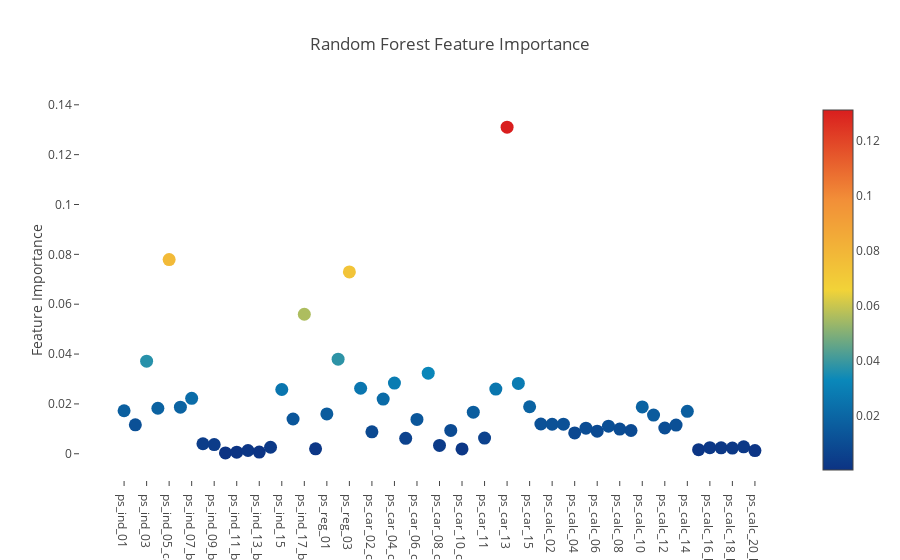

Here is the notebook cell this chart was saved with:
### Code cell
# Scatter plot 
trace = go.Scatter(
    y = rf.feature_importances_,
    x = features,
    mode='markers',
    marker=dict(
        sizemode = 'diameter',
        sizeref = 1,
        size = 13,
        #size= rf.feature_importances_,
        #color = np.random.randn(500), #set color equal to a variable
        color = rf.feature_importances_,
        colorscale='Portland',
        showscale=True
    ),
    text = features
)
data = [trace]

layout= go.Layout(
    autosize= True,
    title= 'Random Forest Feature Importance',
    hovermode= 'closest',
     xaxis= dict(
         ticklen= 5,
         showgrid=False,
        zeroline=False,
        showline=False
     ),
    yaxis=dict(
        title= 'Feature Importance',
        showgrid=False,
        zeroline=False,
        ticklen= 5,
        gridwidth= 2
    ),
    showlegend= False
)
fig = go.Figure(data=data, layout=layout)
py.iplot(fig,filename='scatter2010')

### Figure 1 — Plotly figure (JSON) as saved in the notebook; plotly's stock layout.template omitted (floating-point values rounded to 4 significant figures)
{"data": [{"marker": {"color": [0.01725, 0.01162, 0.03716, 0.01825, 0.07792, 0.0187, 0.02226, 0.004019, 0.003677, 0.0003535, 0.0006407, 0.001316, 0.0006906, 0.002619, 0.02578, 0.01394, 0.05596, 0.001962, 0.01597, 0.03796, 0.07294, 0.02628, 0.008811, 0.02193, 0.02834, 0.006198, 0.01378, 0.03234, 0.00335, 0.009375, 0.001949, 0.01669, 0.006278, 0.02595, 0.131, 0.0282, 0.01887, 0.01194, 0.01184, 0.01188, 0.008358, 0.01026, 0.009041, 0.01106, 0.009909, 0.009328, 0.01877, 0.01554, 0.01034, 0.01151, 0.01702, 0.00165, 0.002436, 0.002375, 0.002286, 0.002776, 0.001286], "colorscale": "Portland", "showscale": true, "size": 13, "sizemode": "diameter", "sizeref": 1}, "mode": "markers", "text": ["ps_ind_01", "ps_ind_02_cat", "ps_ind_03", "ps_ind_04_cat", "ps_ind_05_cat", "ps_ind_06_bin", "ps_ind_07_bin", "ps_ind_08_bin", "ps_ind_09_bin", "ps_ind_10_bin", "ps_ind_11_bin", "ps_ind_12_bin", "ps_ind_13_bin", "ps_ind_14", "ps_ind_15", "ps_ind_16_bin", "ps_ind_17_bin", "ps_ind_18_bin", "ps_reg_01", "ps_reg_02", "ps_reg_03", "ps_car_01_cat", "ps_car_02_cat", "ps_car_03_cat", "ps_car_04_cat", "ps_car_05_cat", "ps_car_06_cat", "ps_car_07_cat", "ps_car_08_cat", "ps_car_09_cat", "ps_car_10_cat", "ps_car_11_cat", "ps_car_11", "ps_car_12", "ps_car_13", "ps_car_14", "ps_car_15", "ps_calc_01", "ps_calc_02", "ps_calc_03", "ps_calc_04", "ps_calc_05", "ps_calc_06", "ps_calc_07", "ps_calc_08", "ps_calc_09", "ps_calc_10", "ps_calc_11", "ps_calc_12", "ps_calc_13", "ps_calc_14", "ps_calc_15_bin", "ps_calc_16_bin", "ps_calc_17_bin", "ps_calc_18_bin", "ps_calc_19_bin", "ps_calc_20_bin"], "type": "scatter", "x": ["ps_ind_01", "ps_ind_02_cat", "ps_ind_03", "ps_ind_04_cat", "ps_ind_05_cat", "ps_ind_06_bin", "ps_ind_07_bin", "ps_ind_08_bin", "ps_ind_09_bin", "ps_ind_10_bin", "ps_ind_11_bin", "ps_ind_12_bin", "ps_ind_13_bin", "ps_ind_14", "ps_ind_15", "ps_ind_16_bin", "ps_ind_17_bin", "ps_ind_18_bin", "ps_reg_01", "ps_reg_02", "ps_reg_03", "ps_car_01_cat", "ps_car_02_cat", "ps_car_03_cat", "ps_car_04_cat", "ps_car_05_cat", "ps_car_06_cat", "ps_car_07_cat", "ps_car_08_cat", "ps_car_09_cat", "ps_car_10_cat", "ps_car_11_cat", "ps_car_11", "ps_car_12", "ps_car_13", "ps_car_14", "ps_car_15", "ps_calc_01", "ps_calc_02", "ps_calc_03", "ps_calc_04", "ps_calc_05", "ps_calc_06", "ps_calc_07", "ps_calc_08", "ps_calc_09", "ps_calc_10", "ps_calc_11", "ps_calc_12", "ps_calc_13", "ps_calc_14", "ps_calc_15_bin", "ps_calc_16_bin", "ps_calc_17_bin", "ps_calc_18_bin", "ps_calc_19_bin", "ps_calc_20_bin"], "y": [0.01725, 0.01162, 0.03716, 0.01825, 0.07792, 0.0187, 0.02226, 0.004019, 0.003677, 0.0003535, 0.0006407, 0.001316, 0.0006906, 0.002619, 0.02578, 0.01394, 0.05596, 0.001962, 0.01597, 0.03796, 0.07294, 0.02628, 0.008811, 0.02193, 0.02834, 0.006198, 0.01378, 0.03234, 0.00335, 0.009375, 0.001949, 0.01669, 0.006278, 0.02595, 0.131, 0.0282, 0.01887, 0.01194, 0.01184, 0.01188, 0.008358, 0.01026, 0.009041, 0.01106, 0.009909, 0.009328, 0.01877, 0.01554, 0.01034, 0.01151, 0.01702, 0.00165, 0.002436, 0.002375, 0.002286, 0.002776, 0.001286]}], "layout": {"autosize": true, "hovermode": "closest", "showlegend": false, "title": "Random Forest Feature Importance", "xaxis": {"showgrid": false, "showline": false, "ticklen": 5, "zeroline": false}, "yaxis": {"gridwidth": 2, "showgrid": false, "ticklen": 5, "title": "Feature Importance", "zeroline": false}}}
